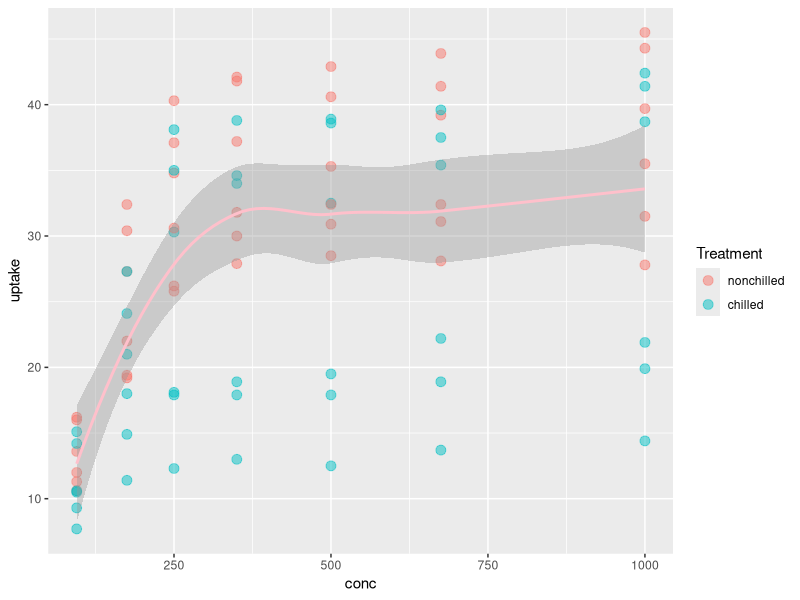

R code for this plot:
####prise en main / tests de graphiques####


##ggplot2
install.packages("ggplot2")
library(ggplot2)

CO2
names(CO2)

ggplot(CO2, aes(conc, uptake,
             colour = Treatment))+
  geom_point(size = 3, alpha = 0.5)+
  geom_smooth(color = "pink")


  